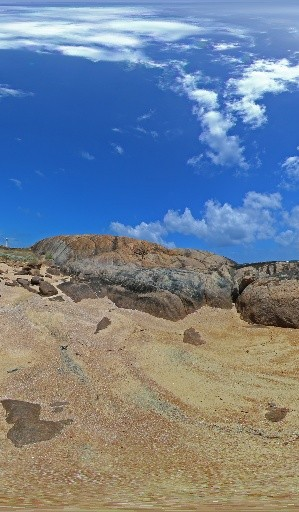
#> input picture imgs/fish_1.jpg, 299 x 512 px
$ python -i stitch_images.py   (imports and definitions only)
#> lines starting #> are read from the running program, lines starting #| are printed output that depends on the picture
from matplotlib import pyplot as plt
import matplotlib
# [1 line not run here, left out]

from pathlib import Path

import cv2 as cv
import numpy as np

from stitching.images import Images
from stitching.feature_detector import FeatureDetector
from stitching.feature_matcher import FeatureMatcher

def get_image_paths(img_set):
    return [str(path.relative_to('.')) for path in Path('imgs').rglob(f'{img_set}*')]

# [36 lines left out: functions plot_image, plot_images, not called in this run]

def resize_images(imgs):
    medium_imgs = list(images.resize(Images.Resolution.MEDIUM))
    low_imgs = list(images.resize(Images.Resolution.LOW))
    final_imgs = list(images.resize(Images.Resolution.FINAL))
    return medium_imgs, low_imgs, final_imgs

# [216 lines left out: functions detect_features, match_features, subset_images, estimate_cameras, warp_images, timelapse_images and 6 more, not called in this run]

# [4 lines not run here, left out]

>>> import cv2
>>> picture = cv2.imread('imgs/fish_1.jpg', cv2.IMREAD_GRAYSCALE)
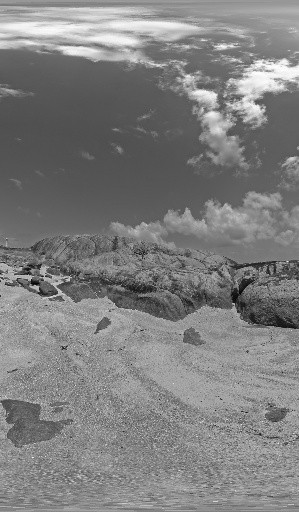
#> picture: shape (512, 299); min 2, max 255, mean 127.2
#> (the run stopped early here; a loop or call above may not have finished)
